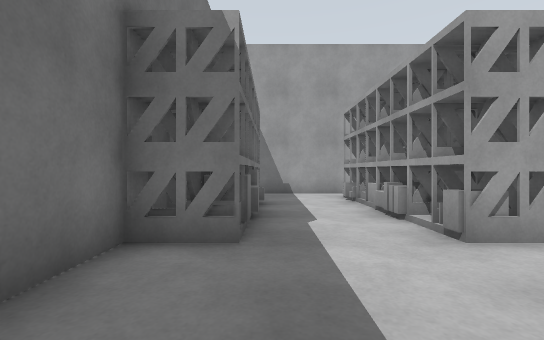
View 1 (above)

15 first-person views from a walk through a robot-simulator world made for Gazebo. The camera is 0.94 m above the floor, looks level and sees 90° across. The floor is counted in squares, 1 m on a side. Each view is taken from the middle of a square. On the plan, view 1 faces up. The plan holds only what a view shows up to about 11 squares ahead; the rest is blank. The place goes on beyond the plan.

View 2
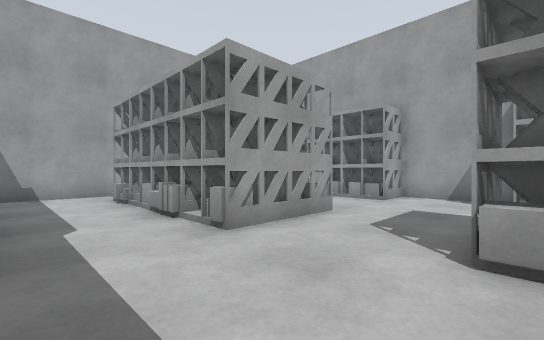

View 3
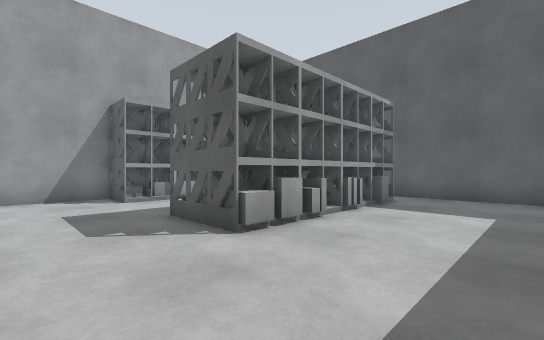

View 4
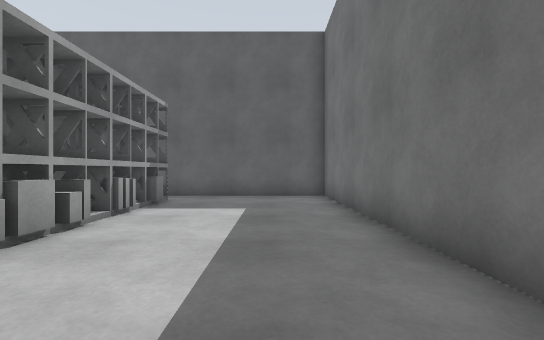

View 5
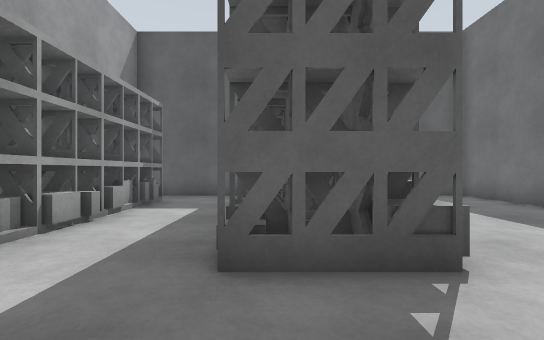

View 6
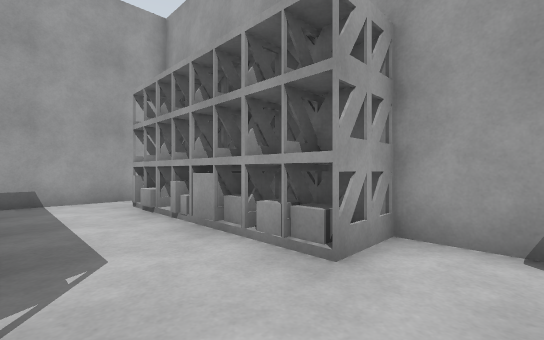

View 7
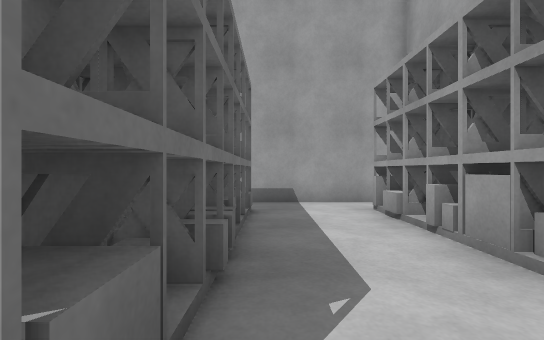

View 8
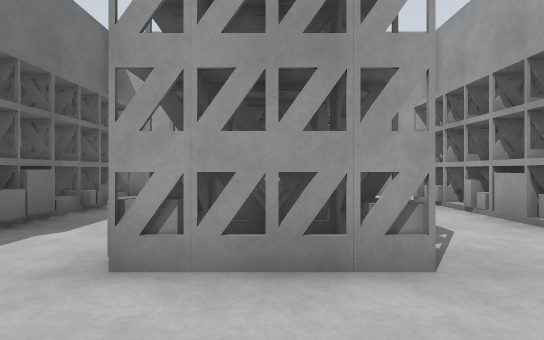

View 9
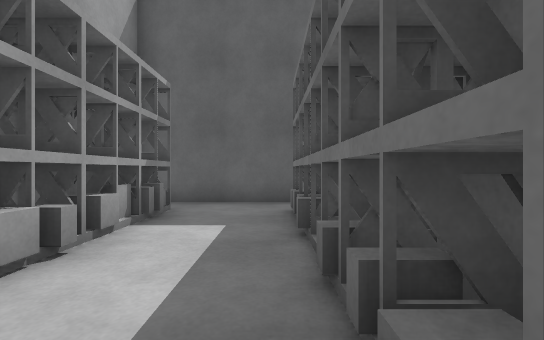

View 10
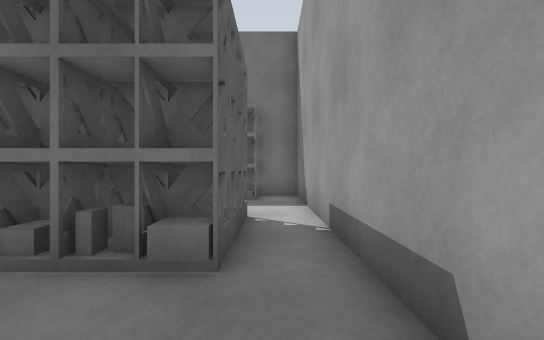

View 11
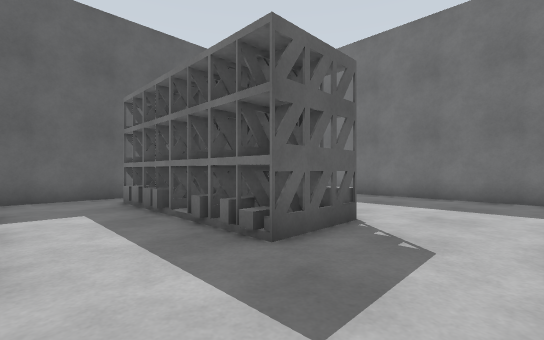

View 12
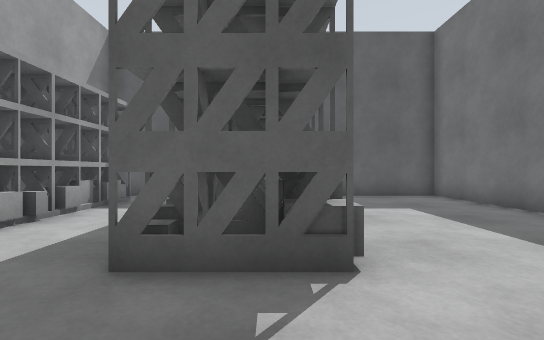

View 13
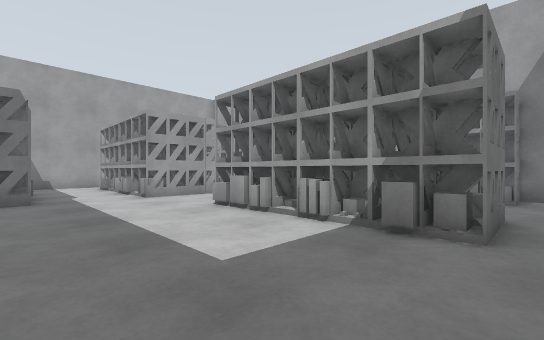

View 14
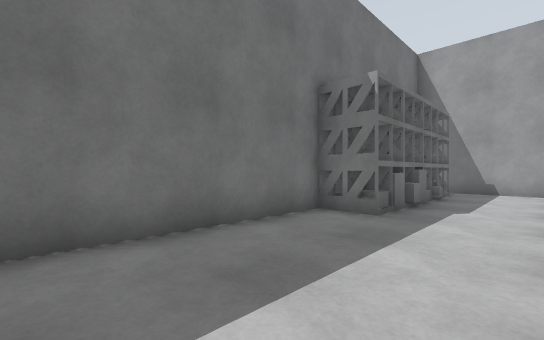

View 15
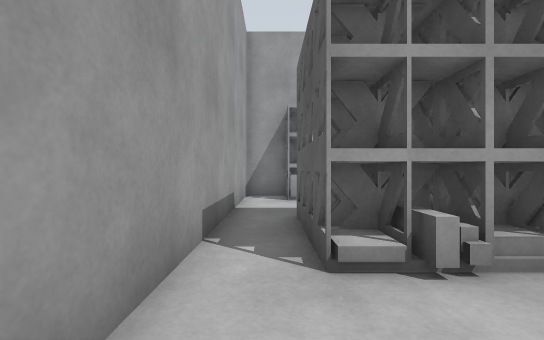

### Floor plan
Key: @ floor where view 1 was taken; # wall or solid block; . floor; = window, fence, low wall or low ledge.
Columns run from 2 left of view 1 to 10 right of it. Each row starts with its distance up from view 1.
 11 #############
 10 #...........#
  9 ##...###...##
  8 ##=..###...##
  7  #...###...#
  6  #...###...#
  5 ##...###...##
  4 ##...###...##
  3 #...........#
  2 #...........#
  1 #...........#
  0 #.@..=##...##
 -1 #....=##...##
 -2 #....###...#
 -3 #....###...#
 -4 #....=##...##
 -5 #....###...##
 -6 #...........#
 -7 #############

Where each view was taken, in squares from view 1:
view 1: 0 up, 0 right, facing up
view 2: 0 up, 0 right, facing up-right
view 3: 3 up, 0 right, facing down-right
view 4: 3 up, 0 right, facing down
view 5: 3 up, 5 right, facing down
view 6: 2 up, 6 right, facing up-right
view 7: 3 up, 6 right, facing up
view 8: 1 up, 4 right, facing up
view 9: 1 up, 6 right, facing down
view 10: 10 up, 8 right, facing left
view 11: 3 up, 8 right, facing down-left
view 12: 3 up, 4 right, facing down
view 13: 6 down, 1 left, facing up-right
view 14: 2 down, 2 right, facing up-left
view 15: 10 up, 0 right, facing right
